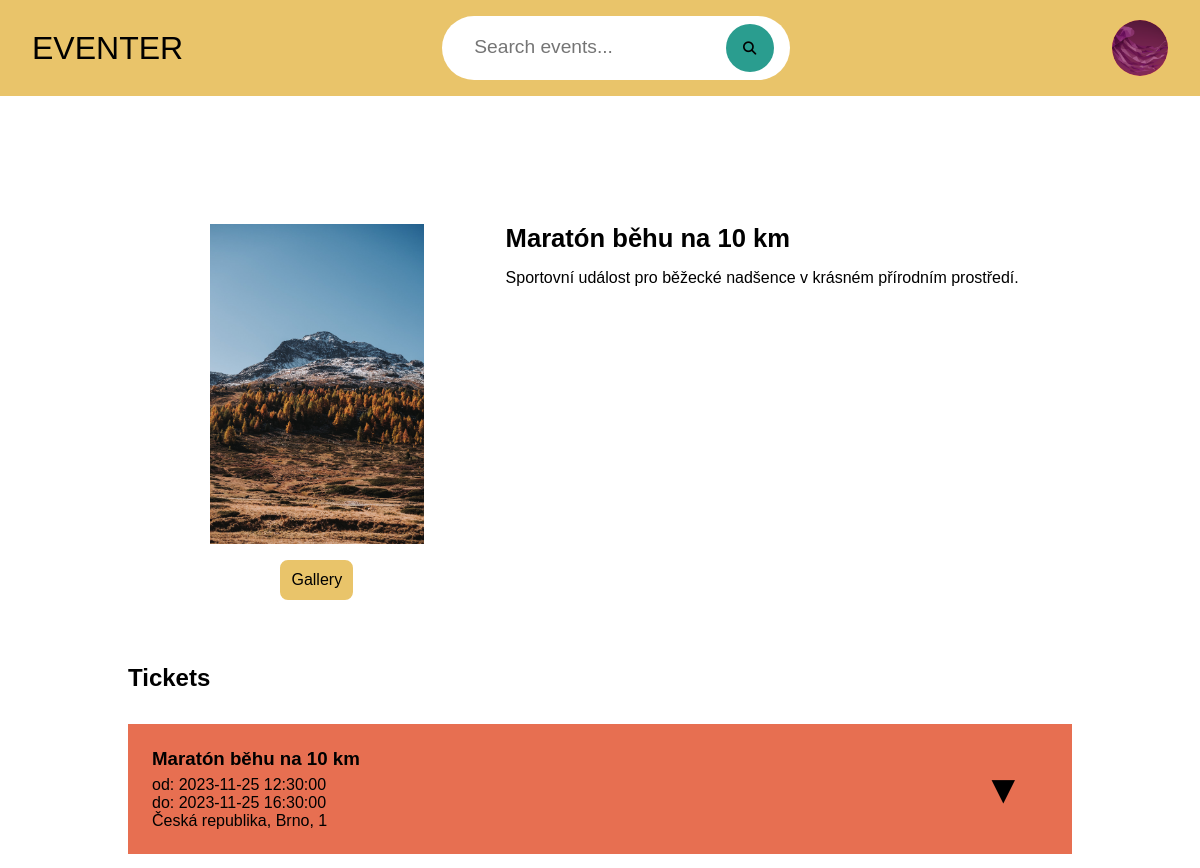
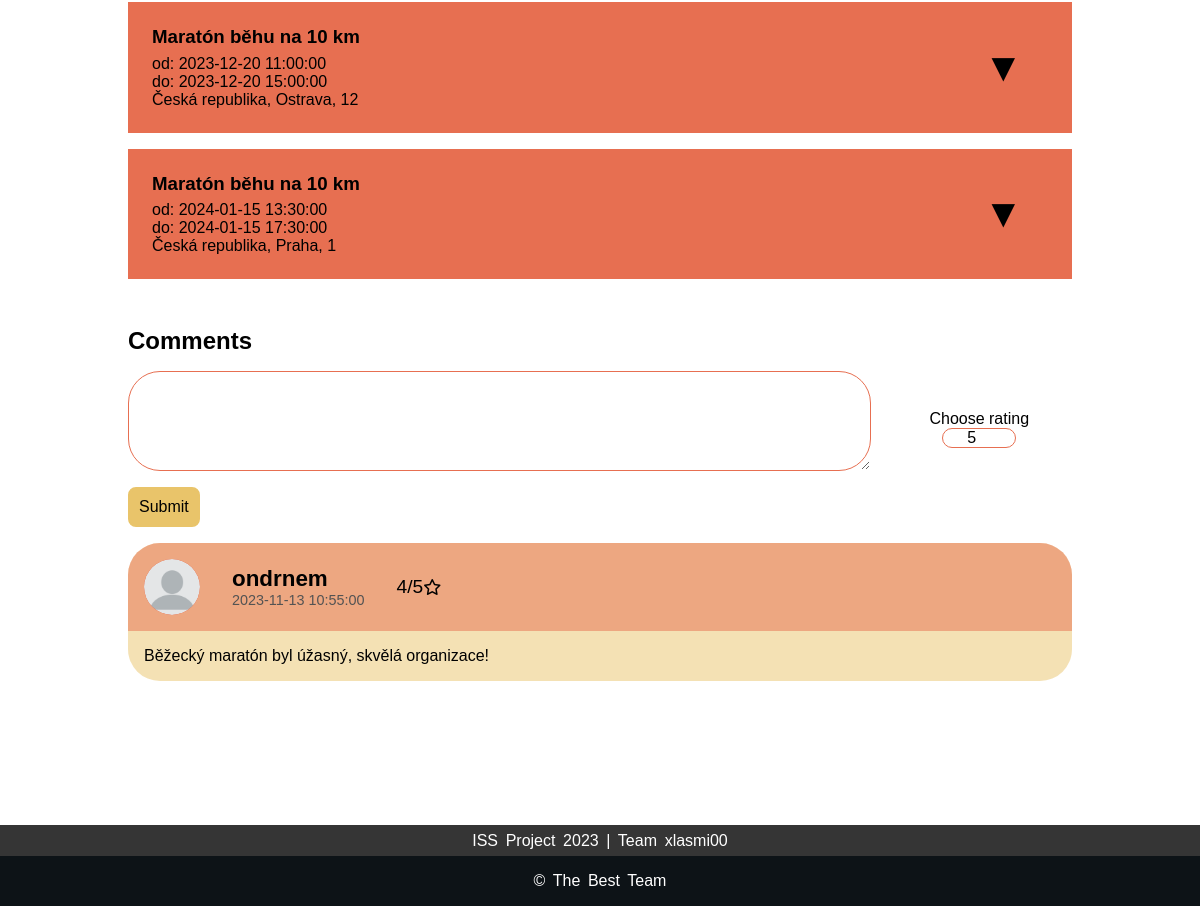
The page /event-detail.php?event_id=7 on the database its author committed (2 pictures, top to bottom).
### tables this page shows
CREATE TABLE Event (
    event_id INT AUTO_INCREMENT PRIMARY KEY,
    event_name VARCHAR(128),
    event_description MEDIUMTEXT,
    event_icon VARCHAR(256),
    rating FLOAT,
    time_of_creation DATETIME,
    time_of_last_edit DATETIME,
    event_status VARCHAR(64),

    category_name VARCHAR(128),
    account_id INT,

    CONSTRAINT fk_event_category
    FOREIGN KEY (category_name)
    REFERENCES Category(category_name),

    CONSTRAINT fk_event_owner  

    FOREIGN KEY (account_id)
    REFERENCES Account(account_id)
);

CREATE TABLE Event_instance (
    instance_id INT AUTO_INCREMENT PRIMARY KEY,
    event_id INT,
    address_id INT,
    date_from DATE,
    time_from TIME,
    date_to DATE,
    time_to TIME,

    CONSTRAINT fk_instance_of_event
    FOREIGN KEY (event_id)
    REFERENCES Event(event_id) ON DELETE CASCADE,

    CONSTRAINT fk_address_of_instance
    FOREIGN KEY (address_id)
    REFERENCES Address(address_id) ON DELETE CASCADE
);

CREATE TABLE Address (
    address_id INT AUTO_INCREMENT PRIMARY KEY,
    country VARCHAR(128),
    zip INT,
    city VARCHAR(128),
    street VARCHAR(128),
    street_number VARCHAR(128),  
    state VARCHAR(128),
    address_description MEDIUMTEXT,
    date_of_creation DATETIME,
    address_status VARCHAR(64),
    account_id INT,

    CONSTRAINT fk_address_proposed_by_account
    FOREIGN KEY (account_id)
    REFERENCES Account(account_id)
);

CREATE TABLE Comment (
    comment_id INT AUTO_INCREMENT PRIMARY KEY,
    time_of_posting DATETIME,
    comment_text MEDIUMTEXT,
    comment_rating FLOAT,

    account_id INT,
    super_comment INT,
    event_id INT,

    CONSTRAINT fk_comment_author
    FOREIGN KEY (account_id)
    REFERENCES Account(account_id),

    CONSTRAINT fk_super_comment
    FOREIGN KEY (super_comment)
    REFERENCES Comment(comment_id) ON DELETE CASCADE,

    CONSTRAINT fk_comment_on_event
    FOREIGN KEY (event_id)
    REFERENCES Event(event_id) ON DELETE CASCADE
);

CREATE TABLE Account (
    account_id INT AUTO_INCREMENT PRIMARY KEY,
    email VARCHAR(256) NOT NULL,
    first_name VARCHAR(128),
    last_name VARCHAR(128),
    nick VARCHAR(128),
    password VARCHAR(128),
    account_type VARCHAR(32),
    profile_icon VARCHAR(256),
    account_status VARCHAR(64)
);

### config/common.php (called while the page is built, shortened)
<?php
function get_pdo_statement($query, $id_array) {
    global $db;
    $stmt = $db->prepare($query);
    if ($id_array) {
        foreach ($id_array as $key => $value) {
            $stmt->bindValue(":$key", $value);
        }
    }
    $stmt->execute();
    return $stmt;
}
function fetch_table_entry($table, $return_id, $id_array, $id_string) {
    $query = "SELECT $return_id FROM $table WHERE $id_string";
    $stmt = get_pdo_statement($query, $id_array);
    $result = $stmt->fetch(PDO::FETCH_ASSOC);
    return $result;
}
function fetch_table_columns($query, $id_array)
{
    $stmt = get_pdo_statement($query, $id_array);
    return $stmt->fetchAll(PDO::FETCH_ASSOC);
}
function fetch_all_table_columns($table, $return_id, $id_array, $id_string, $group_by = null) {
    $query = "SELECT $return_id FROM $table" . ($id_string ? " WHERE $id_string" : "") . ($group_by ? " GROUP BY $group_by" : "");
    return fetch_table_columns($query, $id_array);
}
function fetch_distinct_table_columns($table, $return_id, $id_array, $id_string) {
    $query = "SELECT DISTINCT $return_id FROM $table" . ($id_string ? " WHERE $id_string" : "");
    return fetch_table_columns($query, $id_array);
}
?>

### src/front-end/components/html-components.php (the view, shortened to what this page needs)
<?php
function makeHead(string $title)
{
    ?>
    <!DOCTYPE html>
    <html lang="en">
    <head>
        <link rel="stylesheet" href="src/front-end/styles/style.css">
    </head>
    <body>
    <?php
}
    ?>
    <?php
function makeHeader()
{
    ?>
    <header>
        <div class="top-bar">
            <a id="logo" href="index.php"><p>EVENTER</p></a>
            <div class="search-bar">
                <form action="<?php echo htmlspecialchars($_SERVER['PHP_SELF']) ?>" method="get">
                    <input type="text" placeholder="Search events..." name="search" <?php getSessionVal("search") ?> >
                    <button><i class="fa-solid fa-magnifying-glass"></i></button>
                </form>
            </div>
            <div class="profile">
                <?php
                    echo '<div class="profile-icon" onclick="menuToggle();">';
                    echo "<img src=src/front-end/1.png>";
                    echo "</div>";
                ?>
            </div>
        </div>
    </header>
    <?php
}
function makeFooter()
{
    ?>
    <footer>
        <div class="footer-top">
            <p> ISS Project 2023 | Team xlasmi00 </p>
        </div>
        <div class="footer-bottom">
            <p>&copy; The best Team</p>
        </div>
    </footer>
    </body>
    </html>
    <?php
}
function getSessionVal($value, $index = null, $default = null) {
    if(!isset($_SESSION[$value])) {
        if ($default || $default === 0) {
            echo "value=\"$default\"";
        } else {
            return;
        }
    } else if(is_array($value)) {
        echo ' value="' . htmlspecialchars($_SESSION[$value][$index]) . '"';
    } else {
        echo ' value="' . htmlspecialchars($_SESSION[$value]) . '"';
    }
}
    ?>
    <?php
function generateEventTickets($eventID)
{
    $tables_joined = "Event e NATURAL JOIN Event_instance ei JOIN Address a ON ei.address_id = a.address_id";
    $result_id = "instance_id, event_name, date_from, date_to, time_from, time_to, country, city, street_number";
    $event_instances = fetch_all_table_columns($tables_joined, $result_id, ["event_id" => $eventID] ,"event_id = :event_id", null);
    $cnt_t = 1;
    foreach ($event_instances as $event_instance)
    {
        echo '<div class="ticket">
            <div class="ticket-ticket">
                <div class="ticket-info">
                    <h3>'.$event_instance['event_name'].'</h3>
                    <p>
                        od: '.$event_instance['date_from'] . ' ' . $event_instance['time_from'] . '<br>do: ' . $event_instance['date_to'] . ' ' . $event_instance['time_to'] . '<br>' . $event_instance['country'] . ', ' . $event_instance['city'] . ', ' . $event_instance['street_number'] .'
                    </p>
                </div>
                <button ticket-arrow-button="ticket-'.$cnt_t.'" class="arrow-button" onclick="toggleTicketDetail(\'ticket-'.$cnt_t.'\')">▼</button>
            </div>
            <div class="ticket-types" id="ticket-'.$cnt_t.'">
        <table>';
        echo '<tr class="tickets-reserved">
                        <td><p>Total: </p></td>
                        <td><p id="total-ticket-'.$cnt_t.'">0.00,-</p></td>
                        <td></td>
                        <td class="row-10"><button class="button-round-empty">Reserve</button></td>
                </tr>
                </table>
            </div>
        </div>';
        $cnt_t++;
    }
}
function makeEventInfo($eventID)
{
    $event = fetch_table_entry("Event", "event_icon, event_name, event_description", ["event_id" => $eventID], "event_id = :event_id");
    $event_images = fetch_all_table_columns("Photos", "photo_path", ["event_id" => $eventID], "event_id = :event_id");
    echo '<div class="gallery-popup">
        <script src="src/front-end/js/toggleGallery.js"></script>
        <div class="gallery-popup-top-bar">
            <span class="close-btn"><i class="fa-solid fa-xmark"></i></span>
        </div>
        <button class="arrow-btn left-arrow"><i class="fa-solid fa-arrow-left"></i></button>
        <button class="arrow-btn right-arrow"><i class="fa-solid fa-arrow-right"></i></button>
        <img class="large-image">
        <h1 class="image-index">1</h1>
    </div>
    <div class="icon-container">
        <img src="'.(isset($event['event_icon']) ? $event['event_icon'] : 'event-icons/default.jpg').'">
        <button class="button-round-filled" onclick="toggleGallery('.json_encode($event_images).')">Gallery</button>
    </div>
    <div class="description-container">
        <h3>'.$event["event_name"].'</h3>
        <p>'.$event['event_description'].'</p>
    </div>';
}
function selectUserIcon(&$path) {
    return isset($path) ? $path : "user-icons/default.webp";
}
function generateComments($eventID)
{
    $comments = fetch_distinct_table_columns("Comment natural join Account", "*", ["event_id" => $eventID], "event_id = :event_id");
    foreach ($comments as $comment)
    {
        echo '
        <div class="comment">
            <div class="comment-header">
                <span>
                    <div class="profile-icon">
                        <img src="'.selectUserIcon($comment['profile_icon']).'">
                    </div>
                    <div class="comment-header-text">
                        <h3>'.$comment['nick'].'</h3>
                        <p>'.$comment['time_of_posting'].'</p>
                    </div>
                    <p class="rating-text">'.$comment['comment_rating'].'/5</p>
                    <i class="fa-regular fa-star"></i>
                </span>
        ';
        echo '
            </div>
            <div class="comment-body">
                <p>'.nl2br($comment['comment_text']).'</p>
            </div>
        </div>
        ';
    }
}
    ?>

### event-detail.php (shortened to what this page needs)
<?php
require_once "config/common.php";
require "src/front-end/components/html-components.php";
makeHead("Eventer | Event Detail");
makeHeader();
?>
<main class="event-detail-main-container">
    <div class="info-container">
        <?php makeEventInfo($_GET["event_id"]) ?>
    </div>
    <div class="part-lable">
        <h2>Tickets</h2>
    </div>
    <div class="tickets-container">
        <?php generateEventTickets($_GET["event_id"]) ?>
    </div>
    <div class="part-lable">
        <h2>Comments</h2>
    </div>
    <div class="comments-container">
        <div class="comment-form">
            <form action="">
                <div class="form-input">
                    <textarea name="" id="" cols="30" rows="10"></textarea>
                    <span>
                        <label for="rating">Choose rating</label>
                        <input type="number" id="rating" pattern="[0-5]" value="5" oninput="checkRatingInput()">
                    </span>
                </div>
                <button type="Submit" class="button-round-filled">Submit</button>
            </form>
        </div>
        <div class="comments-block">
            <?php generateComments($_GET["event_id"]) ?>
        </div>
    </div>
</main>
<?php
makeFooter();
?>

### src/front-end/styles/style.css (style rules this page uses)
* { margin: 0; padding: 0; font-family: 'Poppins', sans-serif; box-sizing: border-box; }
body { background-color: white; }
header { width: 100%; background-color: #E9C46A; }
.top-bar { display: flex; align-items: center; flex-direction: row; justify-content: space-between; }
#logo { height: 100%; width: 30%; text-align: left; text-decoration: none; color: black; font-size: 2rem; margin: 1rem 0rem 1rem 2rem; }
.search-bar { width: 100%; max-width: 700px; display: flex; align-items: center; justify-content: center; padding: 1rem 2rem; }
.search-bar form { background-color: white; stroke: black; stroke-width: 0.2rem; border-radius: 60rem; padding: 0.5rem 1rem 0.5rem 2rem; }
.search-bar form input { background-color: transparent; flex: 1; border: 0; outline: none; font-size: 1.2rem; color: black; }
.search-bar button { width: 2rem; border: 0; border-radius: 50%; width: 3rem; height: 3rem; background-color: #2A9D8F; cursor: pointer; }
.profile { width: 30%; height: 100%; display: flex; justify-content: right; text-align: right; }
.profile-icon { height: 3.5rem; width: 3.5rem; border-radius: 50%; overflow: hidden; display: flex; justify-content: center; align-items: center; background-color: #E76F51; margin: 1rem 2rem 1rem 0rem; }
.profile-icon img { height: 100%; width: 100%; object-fit: cover; border-radius: 50%; }
main { width: 100%; min-height: 100vh; }
footer { color: white; font-size: 1rem; word-spacing: 0.2rem; text-align: center; }
.footer-top { padding: 0.4rem 0; background-color: #353535; }
.footer-bottom { background: #0D1317; width: auto; padding: 1rem 0; align-items: center; }
.footer-bottom p { text-transform: capitalize; }

### src/front-end/styles/buttons.css (style rules this page uses)
.button-round-filled { display: inline-block; padding: 0.5rem; font-size: 1rem; text-align: center; text-decoration: none; border: 0.2rem solid #E9C46A; border-radius: 0.5rem; color: black; background-color: #E9C46A; cursor: pointer; }

### src/front-end/styles/info-container.css (style rules this page uses)
.info-container { width: 100%; display: flex; flex-direction: row; justify-content: space-evenly; }
.info-container .icon-container { width: 40%; display: flex; flex-direction: column; align-items: center; justify-content: center; }
.icon-container img { max-width: 16rem; max-height: 20rem; }
.info-container .description-container { width: 60%; display: flex; flex-direction: column; text-align: left; justify-content: start; }

### src/front-end/styles/index.css (style rules this page uses)
main h2 { padding: 2rem 3rem 0rem 4rem; }

### src/front-end/styles/profile.css (style rules this page uses)
.profile-popup form input,textarea { border: 0.1rem solid #E76F51; border-radius: 2rem; padding: 0.6rem; font-size: 1rem; }

### rows shown on the page
event: event_name "Maratón běhu na 10 km", event_description "Sportovní událost pro běžecké nadšence v krásném přírodním prostředí."
event_instance: event.event_name "Maratón běhu na 10 km", date_from "2023-11-25", time_from "12:30:00", date_to "2023-11-25", time_to "16:30:00", address.country "Česká republika", address.city "Brno", address.street_number "1"
event_instance: event.event_name "Maratón běhu na 10 km", date_from "2023-12-20", time_from "11:00:00", date_to "2023-12-20", time_to "15:00:00", address.country "Česká republika", address.city "Ostrava", address.street_number "12"
event_instance: event.event_name "Maratón běhu na 10 km", date_from "2024-01-15", time_from "13:30:00", date_to "2024-01-15", time_to "17:30:00", address.country "Česká republika", address.city "Praha", address.street_number "1"
comment: account.nick "ondrnem", time_of_posting "2023-11-13 10:55:00", comment_rating "4", comment_text "Běžecký maratón byl úžasný, skvělá organizace!"
